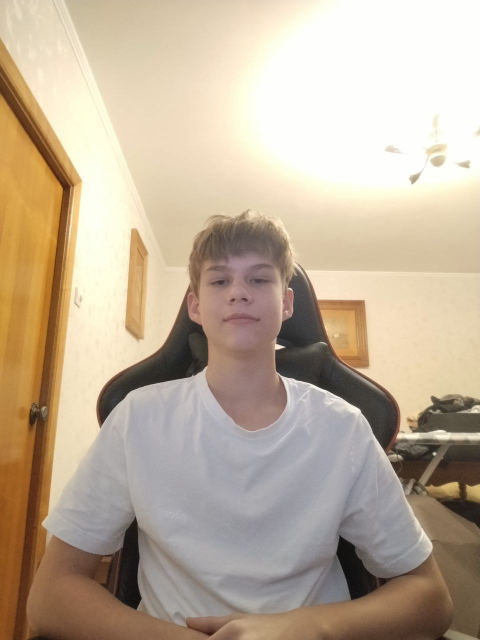
#> input picture images/2.jpg, 960 x 1280 px (shown at 1/2 size)
$ python HW_lesson3.py
#> lines starting #> are read from the running program, lines starting #| are printed output that depends on the picture
import cv2
import numpy as np
from numpy.ma.core import filled
img = cv2.imread('images/2.jpg')
#> img is the input picture: shape (1280, 960, 3); mean B, G, R 153, 173.9, 190.6
img = cv2.resize(img, (512, 512))
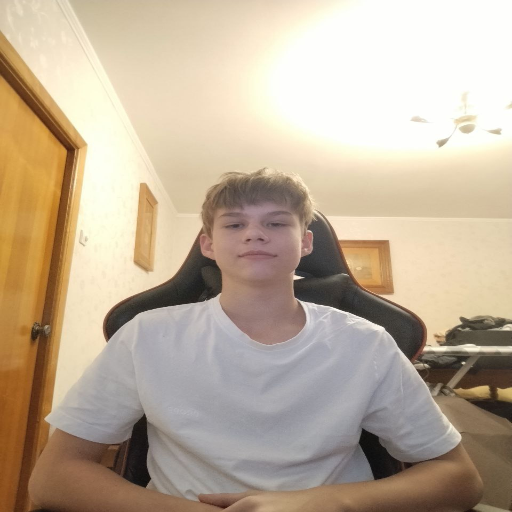
#> img: shape (512, 512, 3); mean B, G, R 153, 173.9, 190.6
cv2.rectangle(img, (200,270), (300,170), (0, 200, 0), 2, 1)
cv2.putText(img, "Nevzinski Yehor",(120,450), cv2.FONT_ITALIC,1,(255,255,255))
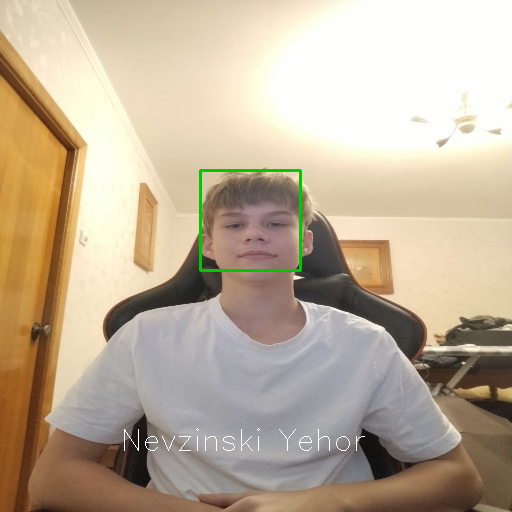
#> img: shape (512, 512, 3); mean B, G, R 152.6, 174.3, 190


img = cv2.imshow("Image", img)


cv2.waitKey(0)
cv2.destroyAllWindows()

$ run again, with images/1.jpg copied over images/2.jpg
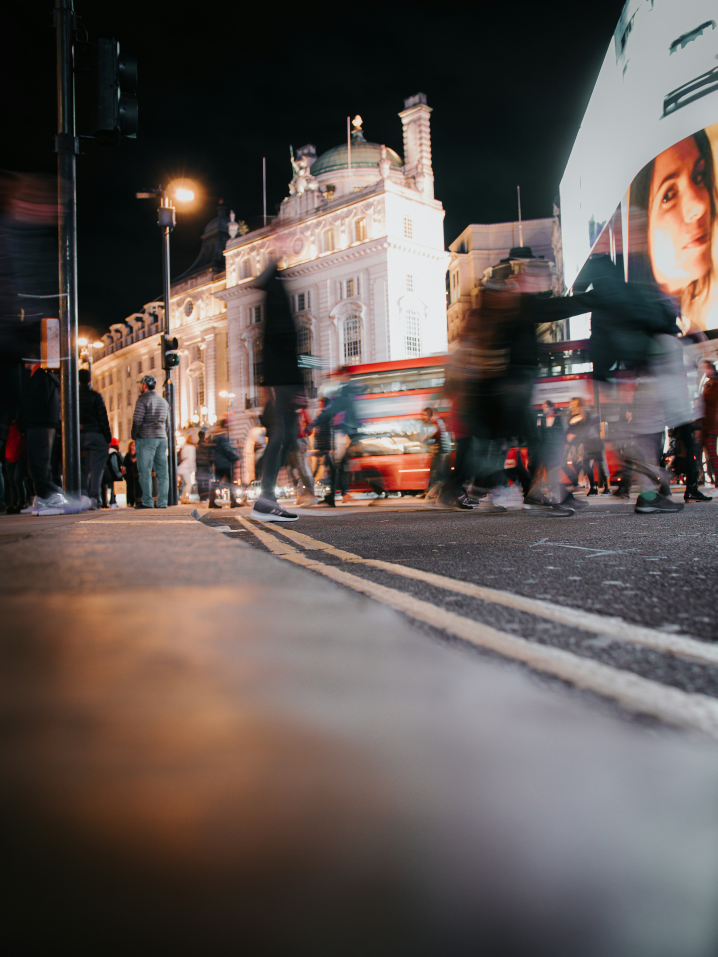
#> input picture images/1.jpg, 3586 x 4782 px (shown at 1/5 size)
#> img is the input picture: shape (4782, 3586, 3); mean B, G, R 82.4, 86.2, 96.4
#> `img = cv2.resize(img, (512, 512))`:
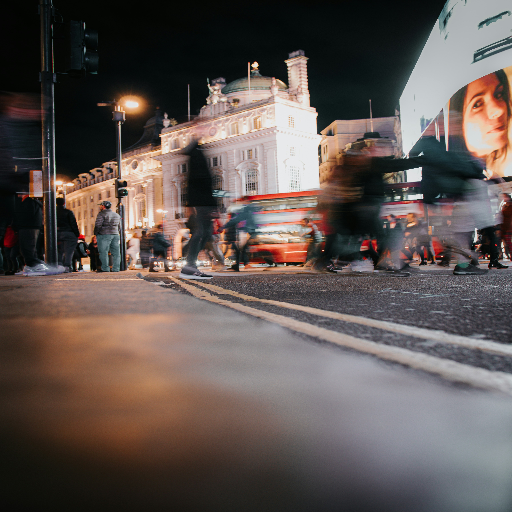
#> img: shape (512, 512, 3); mean B, G, R 82.3, 86.1, 96.4
#> `cv2.putText(img, "Nevzinski Yehor",(120,450), cv2.FONT_ITALIC,1,(255,2..`:
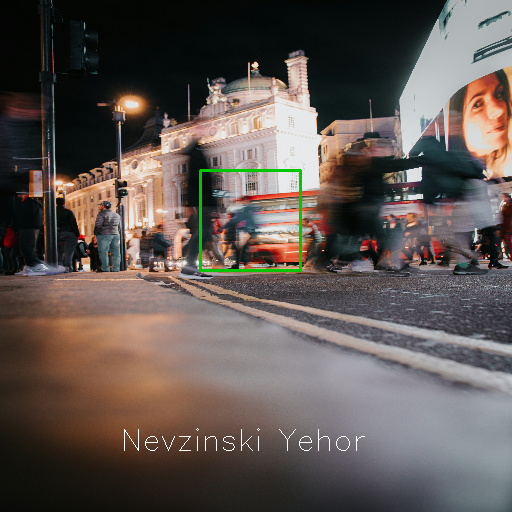
#> img: shape (512, 512, 3); mean B, G, R 82.2, 86.8, 96
